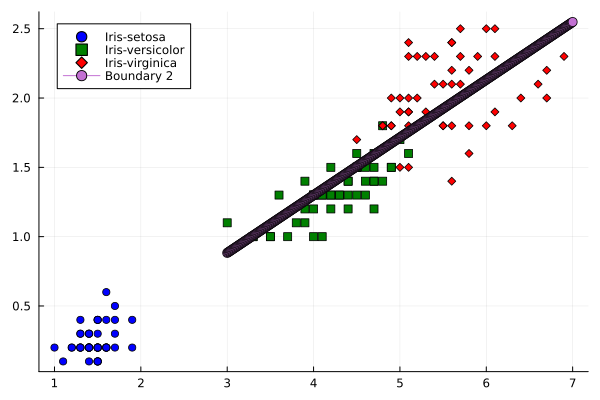

This figure's Julia source:
using Plots
using DataFrames
using CSV
using GLM  # Import modul GLM untuk @formula
using Statistics  # Import modul Statistics untuk mean

# Baca dataset Iris dari file CSV
iris_df = CSV.File("iris.csv") |> DataFrame

# Pisahkan data untuk masing-masing kelas
setosa_data = iris_df[iris_df.class .== "Iris-setosa", :]
versicolor_data = iris_df[iris_df.class .== "Iris-versicolor", :]
virginica_data = iris_df[iris_df.class .== "Iris-virginica", :]

# Plot data dengan kontur yang dibatasi oleh garis
scatter(setosa_data.petallength, setosa_data.petalwidth, label="Iris-setosa", color=:blue, marker=:circle)
scatter!(versicolor_data.petallength, versicolor_data.petalwidth, label="Iris-versicolor", color=:green, marker=:square)
scatter!(virginica_data.petallength, virginica_data.petalwidth, label="Iris-virginica", color=:red, marker=:diamond)

# Buat garis kontur untuk membatasi kelas-kelas yang ada secara dinamis (sesuai data) dengan menggunakan metode regresi linear
# Buat model regresi linear untuk membatasi kelas-kelas yang ada
model = lm(@formula(petalwidth ~ petallength), iris_df)

# Buat data untuk garis kontur
x = 3:0.01:7
y = predict(model, DataFrame(petallength=x))

# Buat garis kontur untuk membatasi kelas-kelas yang ada
plot!(x, y, label="Boundary 2"; marker=(:circle, 5))

# Tampilkan plot
# show()

# Simpan plot ke dalam file PNG
png("hw-julia2.png")
